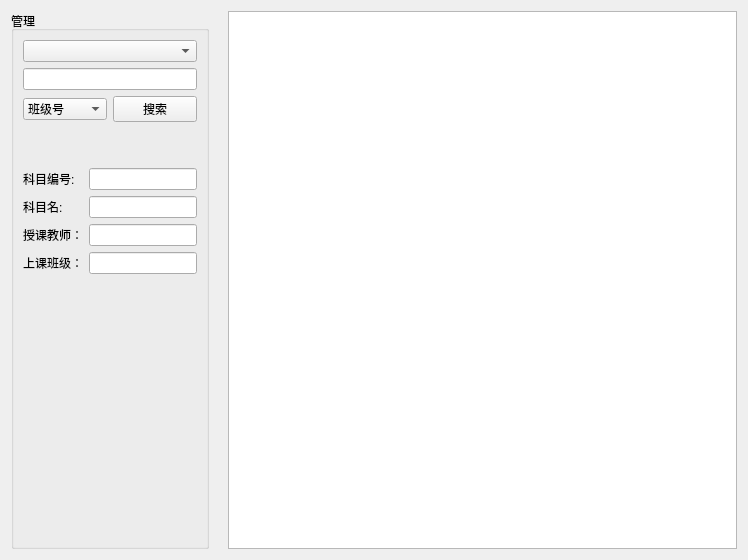
<?xml version="1.0" encoding="UTF-8"?>
<ui version="4.0">
 <class>subjectInfoForm</class>
 <widget class="QWidget" name="subjectInfoForm">
  <property name="geometry">
   <rect>
    <x>0</x>
    <y>0</y>
    <width>748</width>
    <height>560</height>
   </rect>
  </property>
  <property name="windowTitle">
   <string>Form</string>
  </property>
  <layout class="QGridLayout" name="gridLayout_2">
   <item row="0" column="0">
    <widget class="QGroupBox" name="groupBox">
     <property name="title">
      <string>管理</string>
     </property>
     <layout class="QGridLayout" name="gridLayout">
      <item row="1" column="0" colspan="2">
       <widget class="QLineEdit" name="lineEdit_Select"/>
      </item>
      <item row="2" column="0">
       <widget class="QComboBox" name="comboBox_ItemSelect">
        <item>
         <property name="text">
          <string>班级号</string>
         </property>
        </item>
        <item>
         <property name="text">
          <string>班级名</string>
         </property>
        </item>
        <item>
         <property name="text">
          <string>职工号</string>
         </property>
        </item>
       </widget>
      </item>
      <item row="2" column="1">
       <widget class="QPushButton" name="pushButton_Select">
        <property name="text">
         <string>搜索</string>
        </property>
       </widget>
      </item>
      <item row="3" column="0">
       <spacer name="verticalSpacer">
        <property name="orientation">
         <enum>Qt::Vertical</enum>
        </property>
        <property name="sizeType">
         <enum>QSizePolicy::Minimum</enum>
        </property>
        <property name="sizeHint" stdset="0">
         <size>
          <width>20</width>
          <height>40</height>
         </size>
        </property>
       </spacer>
      </item>
      <item row="4" column="0" colspan="2">
       <layout class="QFormLayout" name="formLayout">
        <item row="0" column="0">
         <widget class="QLabel" name="label_subjectNum">
          <property name="text">
           <string>科目编号:</string>
          </property>
         </widget>
        </item>
        <item row="0" column="1">
         <widget class="QLineEdit" name="lineEdit_subjectNum"/>
        </item>
        <item row="1" column="0">
         <widget class="QLabel" name="label_subjectName">
          <property name="text">
           <string>科目名:</string>
          </property>
         </widget>
        </item>
        <item row="1" column="1">
         <widget class="QLineEdit" name="lineEdit_subjectName"/>
        </item>
        <item row="2" column="0">
         <widget class="QLabel" name="label_subjectTchAmount">
          <property name="text">
           <string>授课教师：</string>
          </property>
         </widget>
        </item>
        <item row="2" column="1">
         <widget class="QLineEdit" name="lineEdit_subjectTchAmount"/>
        </item>
        <item row="3" column="0">
         <widget class="QLabel" name="label_classAmount">
          <property name="text">
           <string>上课班级：</string>
          </property>
         </widget>
        </item>
        <item row="3" column="1">
         <widget class="QLineEdit" name="lineEdit_classAmount"/>
        </item>
       </layout>
      </item>
      <item row="5" column="0">
       <spacer name="verticalSpacer_2">
        <property name="orientation">
         <enum>Qt::Vertical</enum>
        </property>
        <property name="sizeHint" stdset="0">
         <size>
          <width>20</width>
          <height>108</height>
         </size>
        </property>
       </spacer>
      </item>
      <item row="0" column="0" colspan="2">
       <widget class="QComboBox" name="comboBox_ItemSubject">
        <property name="editable">
         <bool>false</bool>
        </property>
        <property name="currentIndex">
         <number>-1</number>
        </property>
        <property name="placeholderText">
         <string>选择课程</string>
        </property>
        <item>
         <property name="text">
          <string>我的课程</string>
         </property>
        </item>
        <item>
         <property name="text">
          <string>所有课程</string>
         </property>
        </item>
       </widget>
      </item>
     </layout>
    </widget>
   </item>
   <item row="0" column="1">
    <spacer name="horizontalSpacer">
     <property name="orientation">
      <enum>Qt::Horizontal</enum>
     </property>
     <property name="sizeType">
      <enum>QSizePolicy::Minimum</enum>
     </property>
     <property name="sizeHint" stdset="0">
      <size>
       <width>13</width>
       <height>20</height>
      </size>
     </property>
    </spacer>
   </item>
   <item row="0" column="2">
    <widget class="QTableView" name="tableView"/>
   </item>
  </layout>
 </widget>
 <resources/>
 <connections/>
</ui>
